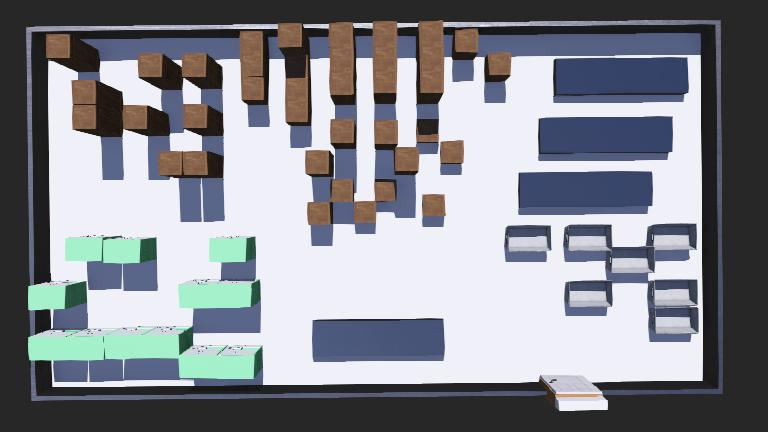
#> input picture Navigation/demo_Environment.jpg, 768 x 432 px
$ python 'shadow_removel copy.py'
#> lines starting #> are read from the running program, lines starting #| are printed output that depends on the picture; after the words box and inside, x2 and y2 are one past the last pixel; in counts of white or black regions, pixels touching at a corner belong together
import cv2

# Load the image
image = cv2.imread("demo_Environment.jpg")
#> image is the input picture: shape (432, 768, 3); mean B, G, R 143.7, 136.4, 133.8
image = image[45:375, 100:715]
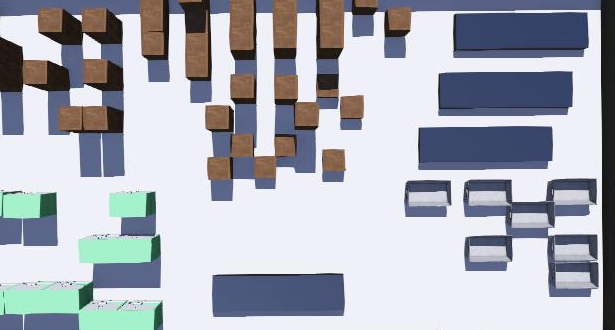
#> image: shape (330, 615, 3); mean B, G, R 184, 173.7, 170.7

# Convert the image to the HSV color space
hsv = cv2.cvtColor(image, cv2.COLOR_BGR2HSV)
#> hsv: shape (330, 615, 3); mean H, S, V 102.9, 45.8, 190.1
cv2.imshow("hsv", hsv)

# Define the range of hue, saturation, and value values to keep
lower_threshold = (0, 0, 0)
upper_threshold = (180, 255, 150)

# Threshold the image to create a binary image
binary_image = cv2.inRange(hsv, lower_threshold, upper_threshold)
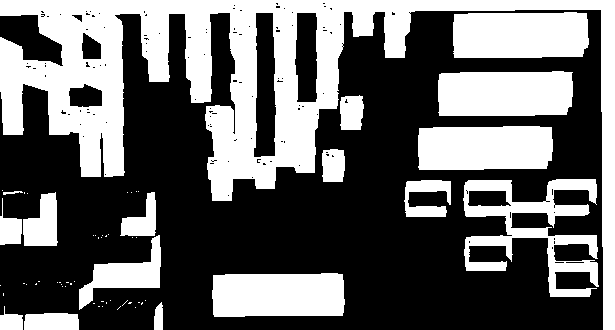
#> binary_image: shape (330, 615); 40.1% white; 60 white regions (43 under 20 px), largest, box (x1, y1, x2, y2) and area: (0, 0, 615, 330) 43379, (463, 179, 599, 297) 6016, (453, 12, 589, 58) 5973

# Invert the binary image
binary_image = cv2.bitwise_not(binary_image)

# Remove small white regions from the image
kernel = cv2.getStructuringElement(cv2.MORPH_ELLIPSE, (3, 3))
binary_image = cv2.morphologyEx(binary_image, cv2.MORPH_OPEN, kernel)
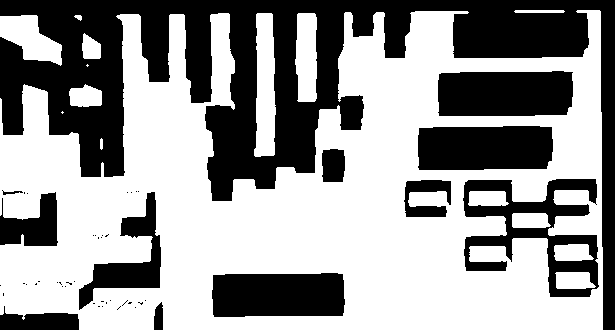
#> binary_image: shape (330, 615); 59.5% white; 48 black regions (36 under 20 px), largest, box (x1, y1, x2, y2) and area: (0, 0, 615, 330) 50592, (463, 179, 599, 297) 6128, (438, 71, 573, 116) 5810

# Apply the binary image as a mask to the original image
masked_image = cv2.bitwise_and(image, image, mask=binary_image)
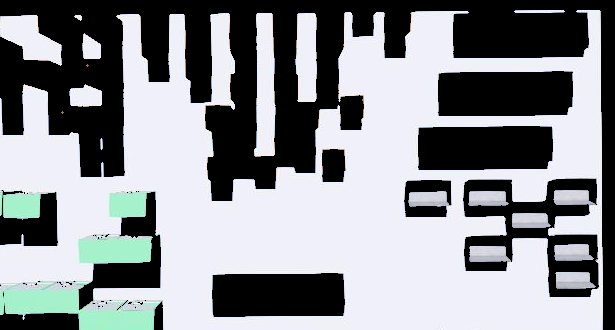
#> masked_image: shape (330, 615, 3); mean B, G, R 144.9, 141, 138.1

# Show the original and masked images
cv2.imshow('Original', image)
cv2.imshow('Masked', masked_image)
cv2.waitKey(0)
cv2.destroyAllWindows()
